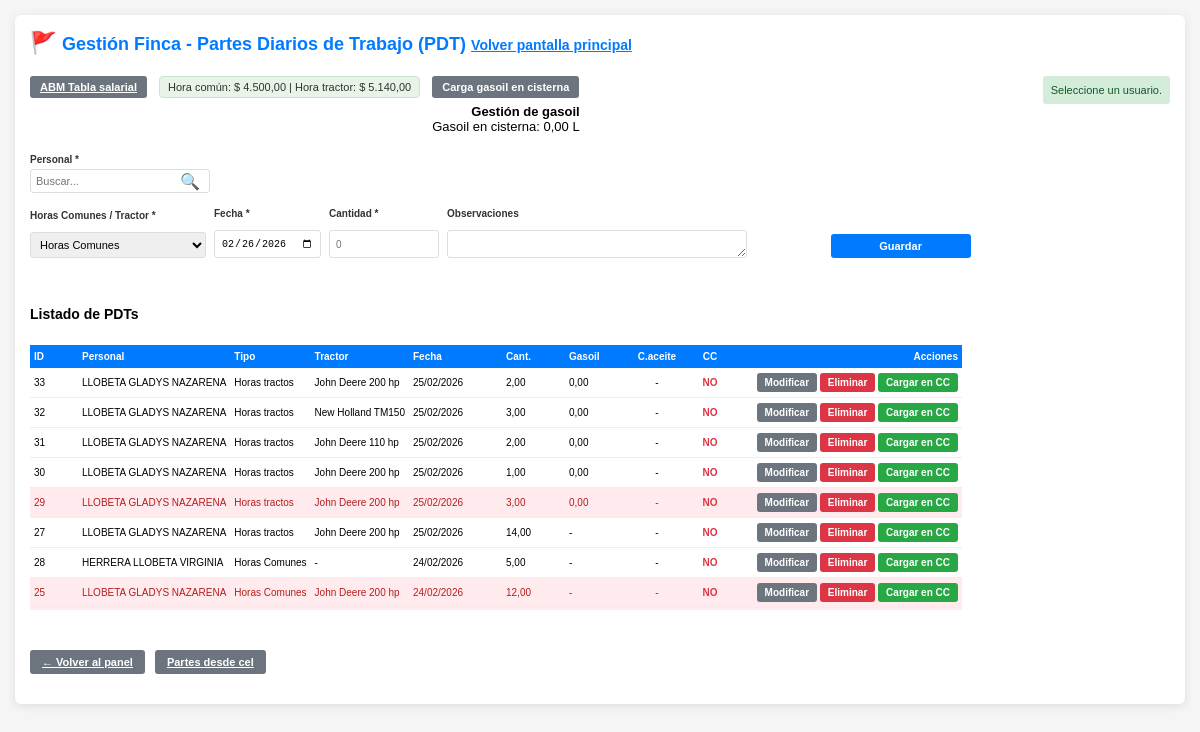
Page /gestionar_finca.php?cc=sin_usuario (signed in) on the earlier database version.
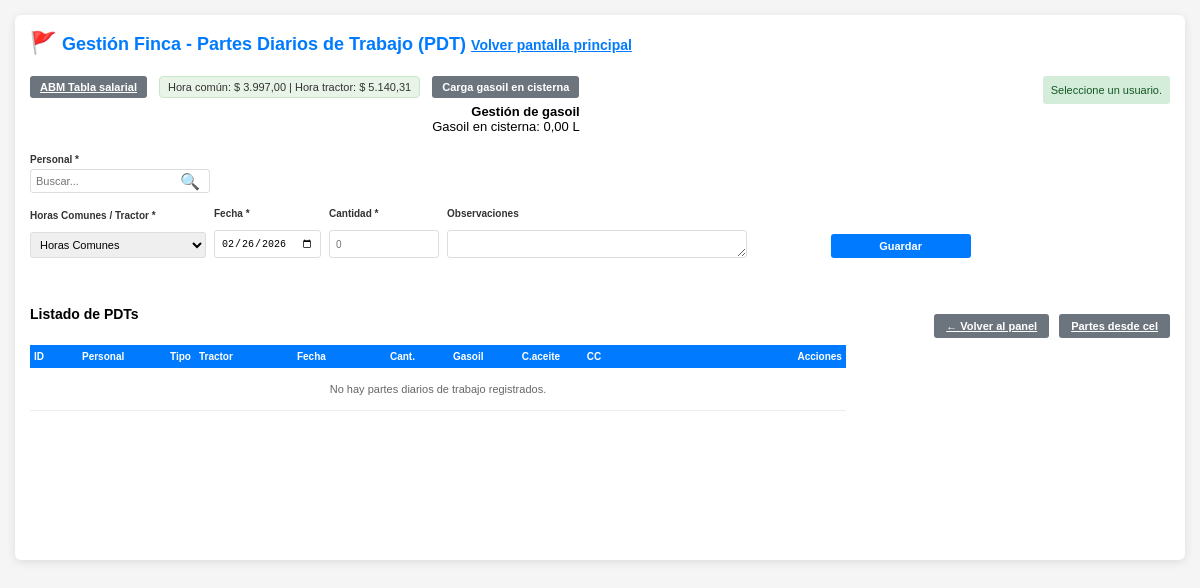
Same page on the later database version.
### tables this page shows
CREATE TABLE `pdt` (
  `id` int(11) NOT NULL AUTO_INCREMENT,
  `usuario_id` int(11) NOT NULL,
  `tipo_horas` enum('Horas tractos','Horas Comunes') NOT NULL DEFAULT 'Horas Comunes',
  `tractor` varchar(100) DEFAULT NULL,
  `fecha` date NOT NULL,
  `horas` decimal(5,2) DEFAULT 0.00,
  `cant_gasoil` decimal(6,2) DEFAULT NULL,
  `cambio_aceite` tinyint(1) DEFAULT 0,
  `en_cc` tinyint(1) DEFAULT 0,
  `observaciones` text DEFAULT NULL,
  `fecha_creacion` timestamp NOT NULL DEFAULT current_timestamp(),
  `fecha_modificacion` timestamp NOT NULL DEFAULT current_timestamp() ON UPDATE current_timestamp(),
  PRIMARY KEY (`id`),
  KEY `idx_usuario` (`usuario_id`),
  KEY `idx_fecha` (`fecha`),
  CONSTRAINT `pdt_ibfk_1` FOREIGN KEY (`usuario_id`) REFERENCES `usuarios` (`id`) ON DELETE CASCADE
);

CREATE TABLE `usuarios` (
  `id` int(11) NOT NULL AUTO_INCREMENT,
  `apellido` varchar(150) NOT NULL,
  `dni` varchar(20) NOT NULL,
  `cuit` varchar(25) DEFAULT NULL,
  `domicilio` varchar(200) DEFAULT NULL,
  `email` varchar(100) DEFAULT NULL,
  `celular` varchar(20) DEFAULT NULL,
  `consorcio` varchar(100) DEFAULT NULL,
  PRIMARY KEY (`id`)
);

### gestionar_finca.php (the view, shortened to what this page needs)
<?php
include 'db.php';
$desde_cel = DESDE_CEL;
if ($desde_cel) {
    $form_action_url = 'partes_desde_cel.php';
    $titulo_pagina = 'Partes desde cel';
} else {
    $form_action_url = 'gestionar_finca.php';
    $titulo_pagina = 'Gestión Finca - Partes Diarios de Trabajo (PDT)';
}
$es_nivel_0 = (isset($_SESSION['acceso_nivel']) && (int)$_SESSION['acceso_nivel'] === 0);
$mostrar_vista_completa = true;
$mensaje = '';
$pdt_edit = null;
if ($_SERVER['REQUEST_METHOD'] === 'GET' && isset($_GET['cc'])) {
    if ($_GET['cc'] === 'ok') $mensaje = 'Trabajos CC=NO cargados en cuenta corriente correctamente.';
    elseif ($_GET['cc'] === 'sin_usuario') $mensaje = 'Seleccione un usuario.';
    elseif ($_GET['cc'] === 'sin_datos' || $_GET['cc'] === 'sin_horas') $mensaje = 'No hay trabajos con CC=NO para cargar.';
    elseif ($_GET['cc'] === 'sin_tabla_salarial') $mensaje = 'Falta configurar tabla salarial.';
    elseif ($_GET['cc'] === 'error') $mensaje = 'Error: ' . ($_GET['msg'] ?? '');
}
$tractor_default = 'Horas Comunes';
$lista_pdt = [];
$sql_lista = "SELECT p.id, p.usuario_id, p.tipo_horas, p.tractor, p.fecha, p.horas, p.cant_gasoil, p.cambio_aceite, p.en_cc, p.observaciones, u.apellido AS usuario_nombre FROM pdt p INNER JOIN usuarios u ON u.id = p.usuario_id ORDER BY p.fecha DESC, p.id DESC LIMIT 200";
$res_lista = mysqli_query($conexion, $sql_lista);
if ($res_lista) {
    while ($row = mysqli_fetch_assoc($res_lista)) {
        $keys = array_map('strtolower', array_keys($row));
        $combined = @array_combine($keys, array_values($row));
        $lista_pdt[] = (is_array($combined) ? $combined : $row);
    }
}
$gasoil_en_sisterna = 0;
$r_g = mysqli_query($conexion, "SELECT COALESCE(SUM(cantidad), 0) AS total FROM gasoil");
if ($r_g && $f_g = mysqli_fetch_assoc($r_g)) {
    $gasoil_en_sisterna = (float)$f_g['total'];
}
$tractores_lista = array('John Deere 200 hp', 'John Deere 110 hp', 'New Holland TM150', 'New Holland 7630', 'Massey Ferguson 1165');
foreach ($tractores_lista as $tr) {
    $tr_esc = mysqli_real_escape_string($conexion, $tr);
    $ultimo = mysqli_query($conexion, "SELECT id, fecha FROM pdt WHERE tractor = '$tr_esc' AND cambio_aceite = 1 ORDER BY fecha DESC, id DESC LIMIT 1");
    if ($ultimo && $row_ult = mysqli_fetch_assoc($ultimo)) {
        $id_ult = (int)$row_ult['id'];
        $fecha_ult = mysqli_real_escape_string($conexion, $row_ult['fecha']);
        $suma = mysqli_query($conexion, "SELECT COALESCE(SUM(horas),0) AS h, COALESCE(SUM(cant_gasoil),0) AS g FROM pdt WHERE tractor = '$tr_esc' AND (fecha > '$fecha_ult' OR (fecha = '$fecha_ult' AND id > $id_ult))");
        if ($suma && $s = mysqli_fetch_assoc($suma)) {
            $horas = (float)$s['h'];
            $gasoil = (float)$s['g'];
        }
    } else {
        $suma = mysqli_query($conexion, "SELECT COALESCE(SUM(horas),0) AS h, COALESCE(SUM(cant_gasoil),0) AS g FROM pdt WHERE tractor = '$tr_esc'");
        if ($suma && $s = mysqli_fetch_assoc($suma)) {
            $horas = (float)$s['h'];
            $gasoil = (float)$s['g'];
        }
    }
}
$ultima_tabla_salarial = ['valor_hora_comun' => 0, 'valor_hora_tractor' => 0];
$res_ult = mysqli_query($conexion, "SELECT valor_hora_comun, valor_hora_tractor FROM tabla_salarial ORDER BY id DESC LIMIT 1");
if ($res_ult && $row_ult = mysqli_fetch_assoc($res_ult)) {
    $ultima_tabla_salarial['valor_hora_comun'] = (float)$row_ult['valor_hora_comun'];
    $ultima_tabla_salarial['valor_hora_tractor'] = (float)$row_ult['valor_hora_tractor'];
}
?>
<!DOCTYPE html>
<html lang="es">
<head>
</head>
<?php
        $url_esc_volver = $desde_cel ? ($es_nivel_0 ? 'logout.php' : 'gestionar_finca.php') : 'index.php';
        $js_esc = "if((e.keyCode||e.which)==27){var f=document.getElementById('formCargaGasoilSisterna');if(f&&f.style.display!='none'){f.style.display='none';return false;}";
        $js_esc .= "location.href='".addslashes($url_esc_volver)."';return false;}";
        ?>
<body onkeydown="var e=event||window.event;<?= $js_esc ?>">
    <div class="container">
        <div style="display: flex; align-items: flex-start; justify-content: space-between; gap: 20px; flex-wrap: wrap; margin-bottom: 15px;">
            <h2 style="margin: 0;"><span style="font-size: 1.2em;" title="PDT">🚩</span> <?= htmlspecialchars($titulo_pagina) ?> <a href="<?= $desde_cel ? ($es_nivel_0 ? 'logout.php' : 'gestionar_finca.php') : 'index.php' ?>" id="linkVolverEsc" style="font-size: 14px; color: #007bff;" title="Volver (ESC)">Volver pantalla principal</a></h2>
            <div style="text-align: right; flex-shrink: 0; display: flex; align-items: flex-start; gap: 12px; flex-wrap: wrap;">
                <?php if ($mostrar_vista_completa): ?>
                <a href="gestionar_tabla_salarial.php" class="btn btn-secondary" style="font-size: 11px; padding: 5px 10px;">ABM Tabla salarial</a>
                <span id="valoresSalarialesFinca" style="font-size: 11px; color: #333; padding: 4px 8px; background: #e8f4e8; border-radius: 4px; border: 1px solid #c8e6c9;">
                    Hora común: $ <?= number_format($ultima_tabla_salarial['valor_hora_comun'], 2, ',', '.') ?> | Hora tractor: $ <?= number_format($ultima_tabla_salarial['valor_hora_tractor'], 2, ',', '.') ?>
                </span>
                <?php endif; ?>
                <div style="display: flex; flex-direction: column; gap: 6px;">
                    <div style="display: flex; align-items: center; gap: 12px;">
                        <button type="button" id="btnCargaGasoilSisterna" class="btn btn-secondary" style="font-size: 11px; padding: 5px 10px;" onclick="var f=document.getElementById('formCargaGasoilSisterna');if(f){f.style.display=(f.style.display==='block')?'none':'block';}" ontouchend="var f=document.getElementById('formCargaGasoilSisterna');if(f){f.style.display=(f.style.display==='block')?'none':'block';}event.preventDefault();">Carga gasoil en cisterna</button>
                    </div>
                <div style="font-size: 13px;">
                    <strong>Gestión de gasoil</strong><br>
                    Gasoil en cisterna: <span id="gasoilEnSisternaVal"><?= number_format($gasoil_en_sisterna, 2, ',', '') ?></span> L
                </div>
            </div>
        </div>
        <?php
        if (isset($_GET['cc'])) {
            if ($_GET['cc'] === 'ok') $mensaje = 'Horas cargadas en cuenta corriente correctamente.';
            elseif ($_GET['cc'] === 'sin_horas') $mensaje = 'No hay horas con CC=NO para cargar para este usuario.';
            elseif ($_GET['cc'] === 'sin_usuario') $mensaje = 'Seleccione un usuario.';
            elseif ($_GET['cc'] === 'sin_datos') $mensaje = 'No hay datos para cargar.';
            elseif ($_GET['cc'] === 'sin_tabla_salarial') $mensaje = 'Configure la tabla salarial (valores hora común y hora tractor) antes de cargar.';
            elseif ($_GET['cc'] === 'error') $mensaje = 'Falta dato o corregir.';
        }
        ?>
        <?php if ($mensaje && $mensaje !== 'Parte guardado.'): ?>
            <div id="mensajeCC" class="mensaje <?= (strpos($mensaje, 'Error') !== false || strpos($mensaje, 'Falta dato') !== false) ? 'error' : 'ok' ?>">
                <?= htmlspecialchars($mensaje) ?>
            </div>
        <?php endif; ?>
        <?php
        $nombre_personal_mostrar = '';
        ?>
        <form method="POST" id="formPDT" class="form-nav-enter" action="<?= htmlspecialchars($form_action_url) ?>">
            <div style="display: flex; align-items: flex-start; gap: 14px; flex-wrap: wrap; margin-bottom: 4px;">
                <div class="form-group buscador-usuario-container" style="flex: 1 1 auto; min-width: 200px;">
                    <label>Personal *</label>
                    <div style="display: flex; align-items: center; gap: 10px; flex-wrap: wrap;">
                        <div class="buscador-usuario" style="flex: 0 0 180px; min-width: 140px;">
                            <input type="text" id="buscadorUsuario" tabindex="-1" placeholder="Buscar..." autocomplete="off" value="<?= htmlspecialchars($nombre_personal_mostrar) ?>" oninput="if(window.buscarPersonalPdt)window.buscarPersonalPdt();" onkeyup="if(window.buscarPersonalPdt)window.buscarPersonalPdt();">
                            <span class="ico-lupa" aria-hidden="true">🔍</span>
                        </div>
                    </div>
                </div>
            </div>
            <div class="form-row">
                <div class="form-group" id="tractorGroup">
                    <label>Horas Comunes / Tractor *</label>
                    <select name="tractor" id="tractor" tabindex="1" required>
                        <optgroup label="Horas Comunes">
                            <option value="Horas Comunes" <?= (($pdt_edit && ($pdt_edit['tipo_horas'] ?? '') === 'Horas Comunes') || (!$pdt_edit && $tractor_default === 'Horas Comunes')) ? 'selected' : '' ?>>Horas Comunes</option>
                        </optgroup>
                    </select>
                </div>
                <div class="form-group form-group-compact">
                    <label>Fecha *</label>
                    <input type="date" name="fecha" id="fecha" tabindex="2" value="<?= $pdt_edit ? $pdt_edit['fecha'] : date('Y-m-d') ?>" required>
                </div>
                <div class="form-group form-group-compact" id="cantidadHorasGroup">
                    <label id="labelCantidad">Cantidad *</label>
                    <input type="text" inputmode="numeric" pattern="[0-9]*" name="horas" id="horas" tabindex="3" value="<?= $pdt_edit ? (int)$pdt_edit['horas'] : '' ?>" placeholder="0" required autocomplete="off">
                </div>
                <div class="form-group form-group-observaciones">
                    <label>Observaciones</label>
                    <textarea name="observaciones" id="observaciones" rows="1" tabindex="4" style="resize: vertical; min-height: 28px;" onkeydown="if((event||window.event).key==='Enter'&&!(event||window.event).shiftKey){(event||window.event).preventDefault();var g=document.getElementById('btnGuardar');if(g)g.focus();}"><?= htmlspecialchars($pdt_edit['observaciones'] ?? '') ?></textarea>
                </div>
                <div class="form-group" style="flex: 0 0 auto; flex-shrink: 0; align-self: flex-end; margin-left: auto; padding-left: 2cm;">
                    <label>&nbsp;</label>
                    <button type="submit" name="guardar" id="btnGuardar" class="btn btn-primary" tabindex="5" style="min-width: 140px; padding: 6px 24px;">Guardar</button>
                </div>
            </div>
        </form>
        <div style="margin-top: 12px;">
            <h3 style="margin: 0 0 8px 0;">Listado de PDTs</h3>
            <div id="grid1" class="wrap-tabla-pdt">
        <table class="tabla-listado-pdt">
            <thead>
                <tr>
                    <th class="col-id">ID</th>
                    <th class="col-personal">Personal</th>
                    <th class="col-tipo">Tipo</th>
                    <th class="col-tractor">Tractor</th>
                    <th class="col-fecha">Fecha</th>
                    <th class="col-cantidad">Cant.</th>
                    <th class="col-gasoil">Gasoil</th>
                    <th class="col-cambio">C.aceite</th>
                    <th class="col-cc">CC</th>
                    <th class="col-acciones">Acciones</th>
                </tr>
            </thead>
            <tbody>
                <?php $tiene_datos = count($lista_pdt) > 0; ?>
                <?php if ($tiene_datos): ?>
                    <?php foreach ($lista_pdt as $pdt): ?>
                        <?php $tiene_obs = !empty(trim($pdt['observaciones'] ?? '')); ?>
                        <tr class="fila-pdt<?= $tiene_obs ? ' fila-con-observaciones' : '' ?>" data-usuario-id="<?= (int)$pdt['usuario_id'] ?>"<?= $tiene_obs ? ' title="Clic para ver observaciones"' : '' ?>>
                            <td class="col-id" title="<?= (int)$pdt['id'] ?>"><?php $id = (string)$pdt['id']; echo strlen($id) > 6 ? substr($id, 0, 6) . '…' : $id; ?></td>
                            <td class="col-personal" title="<?= htmlspecialchars($pdt['usuario_nombre']) ?>"><?= htmlspecialchars($pdt['usuario_nombre']) ?></td>
                            <td class="col-tipo" title="<?= htmlspecialchars($pdt['tipo_horas']) ?>"><?php $t = htmlspecialchars($pdt['tipo_horas']); echo mb_strlen($t) > 20 ? mb_substr($t, 0, 20) . '…' : $t; ?></td>
                            <td class="col-tractor"><?= htmlspecialchars($pdt['tractor'] ?? '-') ?></td>
                            <td class="col-fecha" title="<?= date('d/m/Y', strtotime($pdt['fecha'])) ?>"><?php $f = date('d/m/Y', strtotime($pdt['fecha'])); echo mb_strlen($f) > 20 ? mb_substr($f, 0, 20) . '…' : $f; ?></td>
                            <td class="col-cantidad"><?= number_format($pdt['horas'], 2, ',', '.') ?></td>
                            <td class="col-gasoil"><?= isset($pdt['cant_gasoil']) && $pdt['cant_gasoil'] !== null ? number_format($pdt['cant_gasoil'], 2, ',', '.') : '-' ?></td>
                            <td class="col-cambio"><?= (isset($pdt['cambio_aceite']) && $pdt['cambio_aceite'] == 1) ? '✓' : '-' ?></td>
                            <td class="col-cc" style="font-weight: bold; <?= (isset($pdt['en_cc']) && $pdt['en_cc'] == 1) ? 'color: #28a745;' : 'color: #dc3545;' ?>">
                                <?= (isset($pdt['en_cc']) && $pdt['en_cc'] == 1) ? 'SI' : 'NO' ?>
                            </td>
                            <td class="col-acciones">
                                <div style="display: flex; justify-content: flex-end; width: 100%;">
                                <div class="acciones-botones">
                                    <form method="POST" action="<?= htmlspecialchars($form_action_url) ?>" style="display:inline;">
                                        <button type="submit" name="editar" class="btn btn-secondary">Modificar</button>
                                    </form>
                                    <form method="POST" action="<?= htmlspecialchars($form_action_url) ?>" style="display:inline;">
                                        <button type="submit" name="eliminar" class="btn btn-danger" onclick="return confirm('¿Eliminar este PDT?')">Eliminar</button>
                                    </form>
                                    <?php if ((!isset($pdt['en_cc']) || $pdt['en_cc'] == 0)): ?>
                                    <form method="POST" action="<?= htmlspecialchars($form_action_url) ?>" style="display:inline;">
                                        <button type="submit" name="cargar_cc" class="btn btn-success">Cargar en CC</button>
                                    </form>
                                    <?php endif; ?>
                                </div>
                                </div>
                            </td>
                        </tr>
                    <?php endforeach; ?>
                <?php else: ?>
                    <tr>
                        <td colspan="10" style="text-align: center; padding: 15px; color: #666; font-size: 11px;">No hay partes diarios de trabajo registrados.</td>
                    </tr>
                <?php endif; ?>
            </tbody>
        </table>
            </div>
        </div>
        <div style="margin-top: 20px; display: flex; gap: 10px; flex-wrap: wrap;">
            <?php if ($mostrar_vista_completa): ?>
            <a href="index.php" class="btn btn-secondary">← Volver al panel</a>
            <?php endif; ?>
            <a href="partes_desde_cel.php" class="btn btn-secondary">Partes desde cel</a>
        </div>
    </div>
</body>
</html>

Differences in the rows shown:
removed pdt: id "33", usuario.apellido "LLOBETA GLADYS NAZARENA", tipo_horas "Horas tractos", tractor "John Deere 200 hp", fecha "25/02/2026", horas "2,00", cant_gasoil "0,00", en_cc "NO"
removed pdt: id "32", usuario.apellido "LLOBETA GLADYS NAZARENA", tipo_horas "Horas tractos", tractor "New Holland TM150", fecha "25/02/2026", horas "3,00", cant_gasoil "0,00", en_cc "NO"
removed pdt: id "31", usuario.apellido "LLOBETA GLADYS NAZARENA", tipo_horas "Horas tractos", tractor "John Deere 110 hp", fecha "25/02/2026", horas "2,00", cant_gasoil "0,00", en_cc "NO"
removed pdt: id "30", usuario.apellido "LLOBETA GLADYS NAZARENA", tipo_horas "Horas tractos", tractor "John Deere 200 hp", fecha "25/02/2026", horas "1,00", cant_gasoil "0,00", en_cc "NO"
removed pdt: id "29", usuario.apellido "LLOBETA GLADYS NAZARENA", tipo_horas "Horas tractos", tractor "John Deere 200 hp", fecha "25/02/2026", horas "3,00", cant_gasoil "0,00", en_cc "NO", observaciones "wddfW" (drawn)
removed pdt: id "27", usuario.apellido "LLOBETA GLADYS NAZARENA", tipo_horas "Horas tractos", tractor "John Deere 200 hp", fecha "25/02/2026", horas "14,00", en_cc "NO"
removed pdt: id "28", usuario.apellido "HERRERA LLOBETA VIRGINIA", tipo_horas "Horas Comunes", tractor "-", fecha "24/02/2026", horas "5,00", en_cc "NO"
removed pdt: id "25", usuario.apellido "LLOBETA GLADYS NAZARENA", tipo_horas "Horas Comunes", tractor "John Deere 200 hp", fecha "24/02/2026", horas "12,00", en_cc "NO", observaciones "aw3t" (drawn)
Other differences:
$ultima_tabla_salarial['valor_hora_comun']: "4.500,00" → "3.997,00"
$ultima_tabla_salarial['valor_hora_tractor']: "5.140,00" → "5.140,31"
text now shown: "No hay partes diarios de trabajo registrados."
